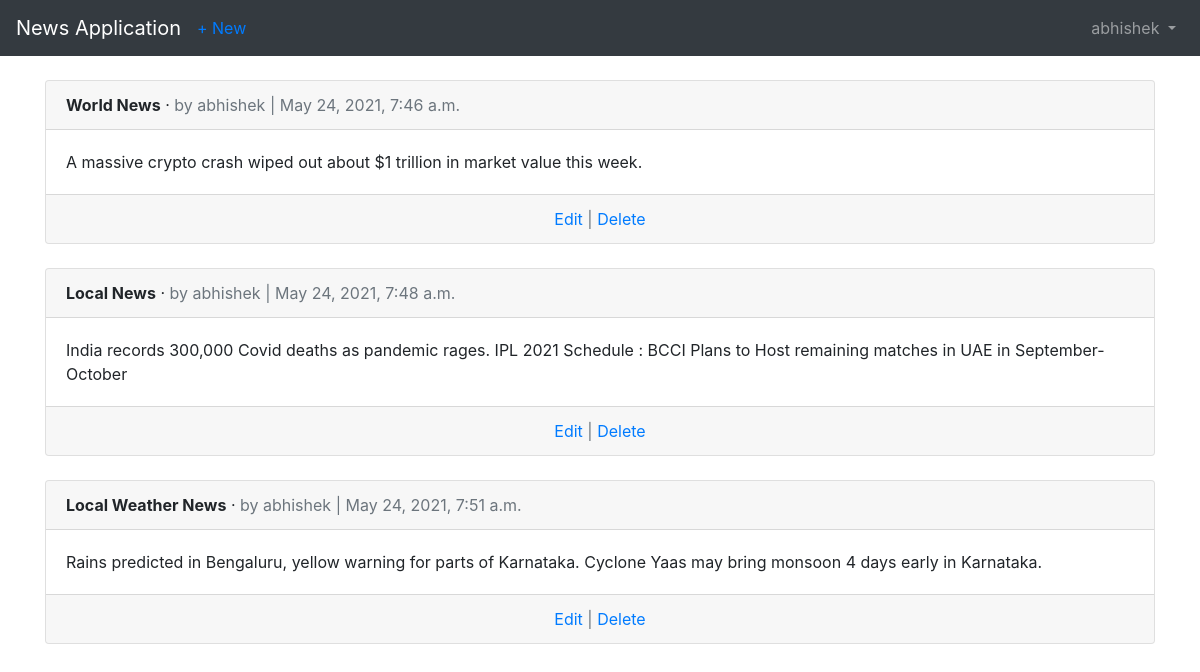
/articles/ (signed in), run on the app's committed database.
### users/models.py (models this page shows)
class CustomUser(AbstractUser):
	age = models.PositiveIntegerField(null=True, blank=True)

### articles/models.py (models this page shows, shortened)
class Article(models.Model):
	title = models.CharField(max_length=255)
	body = models.TextField()
	date = models.DateTimeField(auto_now_add=True)
	author = models.ForeignKey(get_user_model(), on_delete = models.CASCADE,)

### articles/views.py (the view)
# urls.py: path('', ArticleListView.as_view(), name='article_list'),
class ArticleListView(LoginRequiredMixin, ListView):
    model = Article
    template_name = 'articles/article_list.html'
    login_url = 'login'

### templates/articles/article_list.html (shortened to what this page needs)
{% extends 'users/base.html' %}
{% block content %}
<br>
  {% for article in object_list %}
    <div class="card">
      <div class="card-header">
        <span class="font-weight-bold">{{ article.title }}</span> &middot;
        <span class="text-muted">by {{ article.author }} | {{ article.date }}</span>
      </div>
      <div class="card-body">
        {{ article.body }}
      </div>
      <div class="card-footer text-center text-muted">
        <a href="{% url 'article_edit' article.pk %}">Edit</a> |
        <a href="{% url 'article_delete' article.pk %}">Delete</a>
      </div>
    </div>
    <br />
  {% endfor %}
{% endblock content %}

### templates/users/base.html (shortened to what this page needs)
<!DOCTYPE html>
<html>
<head>
  <link rel="stylesheet" href="https://stackpath.bootstrapcdn.com/bootstrap/4.5.0/css/bootstrap.min.css">
</head>
<body>
  <nav class="navbar navbar-expand-lg navbar-dark bg-dark">
    <a class="navbar-brand" href="{% url 'home' %}">News Application</a>
    {% if user.is_authenticated %}
      <ul class="navbar-nav mr-auto">
        <li class="nav-item"><a href="{% url 'article_new' %}">+ New</a></li>
      </ul>
    {% endif %}
    <div class="collapse navbar-collapse" id="navbarSupportedContent">
      {% if user.is_authenticated %}
        <ul class="navbar-nav ml-auto">
          <li class="nav-item">
            <a class="nav-link dropdown-toggle" href="#" id="navbarDropdown" role="button" data-toggle="dropdown" aria-haspopup="true" aria-expanded="false">
              {{ user.username }}
            </a>
          </li>
        </ul>
      {% endif %}
    </div>
  </nav>
  <main>
    <div class="container">
      {% block content %}
      {% endblock content %}
    </div>
  </main>
</body>
</html>

### data on the page
CustomUser: username "abhishek"
Article: title "World News", author "abhishek", date "May 24, 2021, 7:46 a.m.", body "A massive crypto crash wiped out about $1 trillion in market value this week."
Article: title "Local News", author "abhishek", date "May 24, 2021, 7:48 a.m.", body "India records 300,000 Covid deaths as pandemic rages. IPL 2021 Schedule : BCCI Plans to Host remaining matches in UAE in September-October"
Article: title "Local Weather News", author "abhishek", date "May 24, 2021, 7:51 a.m.", body "Rains predicted in Bengaluru, yellow warning for parts of Karnataka. Cyclone Yaas may bring monsoon 4 days early in Karnataka."
